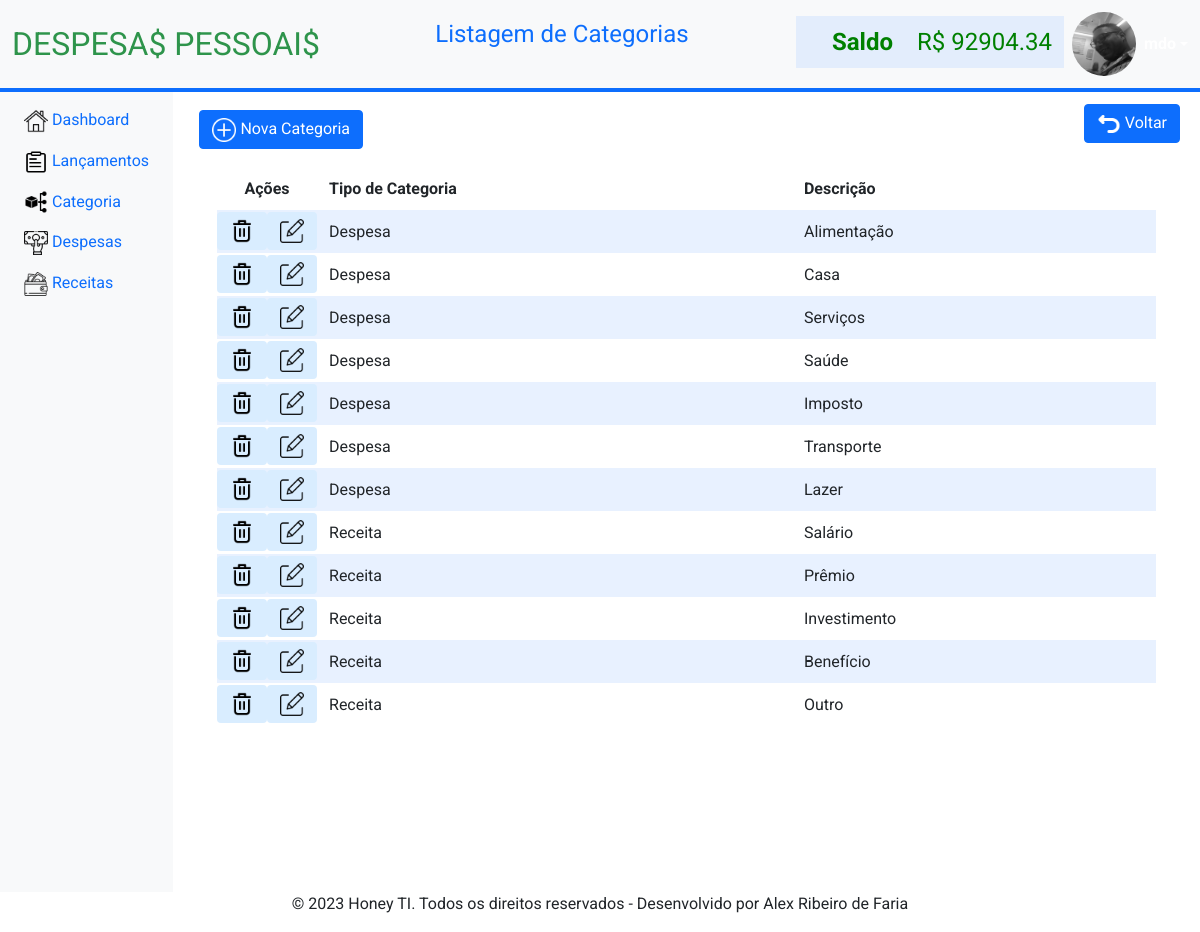
The app's page /categoriaList (signed in) with its own data.
### tables this page shows
CREATE TABLE Categoria (
  id INTEGER PRIMARY KEY AUTOINCREMENT  NOT NULL,
  idUsuario INTEGER NOT NULL,
  idTipoCategoria INTEGER NOT NULL,
  descricao TEXT NOT NULL);

CREATE TABLE TipoCategoria (
  id INTEGER PRIMARY KEY AUTOINCREMENT  NOT NULL,
  descricao TEXT);

### app.py (the view)
@app.route("/categoriaList", methods=["GET", "POST"])
@login_required
def categoriaList():
        sql = "Select c.id, tc.descricao as tipo, c.descricao From Categoria c Inner Join TipoCategoria tc on c.idTipoCategoria = tc.id where c.idUsuario = ?;"
        dados = db.execute(sql, session["user_id"])
        return render_template("categoriaList.html", dados=dados, saldo=getSaldo(session["user_id"]))

### app.py (called while the page is built)
@app.after_request
def after_request(response):
    response.headers["Cache-Control"] = "no-cache, no-store, must-revalidate"
    response.headers["Expires"] = 0
    response.headers["Pragma"] = "no-cache"
    return response

def getSaldo(idUsuario):
    sqlSaldoDespesa = "select (CASE (select count(1) from despesa where idUsuario = ?) WHEN 0 THEN 0 ELSE sum(valor) END) as saldo from despesa  where idUsuario = ?;"
    sqlSaldoReceita = "select (CASE (select count(1) from Receita where idUsuario = ?) WHEN 0 THEN 0 ELSE sum(valor) END) as saldo from Receita  where idUsuario = ?;"
    saldoDespesa = db.execute(sqlSaldoDespesa, idUsuario, idUsuario)
    saldoReceita = db.execute(sqlSaldoReceita, idUsuario, idUsuario)
    saldoDespesa = saldoDespesa[0]['saldo']
    saldoReceita = saldoReceita[0]['saldo']
    saldo = saldoReceita - saldoDespesa
    saldo = round(saldo, 2)
    return saldo

### helpers.py (called while the page is built)
def login_required(f):
    @wraps(f)
    def decorated_function(*args, **kwargs):
        if session.get("user_id") is None:
            return redirect("/login")
        return f(*args, **kwargs)
    return decorated_function

### templates/categoriaList.html (shortened to what this page needs)
{% extends "layout.html" %}
{% block saldo %}
<div class="d-flex" style="width:100%">
    <div class="titulo p-2 flex-grow-1 text-center">Listagem de Categorias</div>
    <div class="p-2 ">
        <table >
            <tr>
                <td colspan="6"></td>
                {% if saldo < 0 %}
                <th id="thSaldo" class="saldoRed">Saldo</th>
                <td id="tdSaldo" class="saldoRed">R$ {{ saldo }}</td>
                {% else %}
                <th id="thSaldo" class="saldoGreen">Saldo</th>
                <td id="tdSaldo" class="saldoGreen">R$ {{ saldo }}</td>
                {% endif%}
            </tr>
        </table>
    </div>
</div>
{% endblock %}
{% block main %}
{% block barraFerramenta%}
<div class="d-flex" style="width:100%">
    <div class="titulo p-2 text-start flex-grow-1 ">
        <button id="btnNewCategoria" onclick="handleNewCategoria()" data-bs-toggle="tooltip" data-bs-placement="top"  title="Criar uma nova categoria"  class="btn btn-primary btnBarraFerramenta">
            <img class="iconImg" src="/static/img/plus.png" /> Nova Categoria
        </button>
        </div>
    <div class="p-2 align-items-end ">
        <button id="btnVoltar" onclick="location.href = document.referrer;" class="btn btn-primary">
            <img class="iconImg" src="/static/img/voltar.png" /> Voltar
         </button>
    </div>
</div>
{% endblock %}
<form>
    <div class="section">
        <table id="tableCategoria">
            <thead>
                <tr>
                    <th colspan="2"
                        style="text-align: center;align-items: center;width:auto; padding:1px;rem;vertical-align:middle;">
                        Ações
                    </th>
                    <th>Tipo de Categoria</th>
                    <th>Descrição</th>
                </tr>
            </thead>
            <tbody>
                {% for categoria in dados %}
                <tr id="tr_{{ categoria.id }}">
                    <td style="width:6px;padding:0px;vertical-align: middle;"><button type="button" data-bs-toggle="tooltip"
                            data-bs-placement="top" title="Deletar Categoria" onclick="handleDelete(this, {{ categoria.id }})">
                            <img class="iconImg" src="/static/img/delete.png" /> </button></td>
                    <td style="width:6px;padding:0px;vertical-align: middle;"><button type="button" data-bs-toggle="tooltip"
                            data-bs-placement="top" title="Editar Categoria" onclick="handleEdit({{ categoria.id }})"><img
                                class="iconImg" src="/static/img/edit.png" />
                        </button></td>
                    <td>{{categoria.tipo }}</td>
                    <td>{{categoria.descricao }}</td>
                </tr>
                {% endfor %}
        </table>
    </div>
</form>
{% endblock %}

### static/styles.css (style rules this page uses)
body { font-family: 'Roboto'; font-size: 1rem; }
.section { padding-bottom: 0.2rem; padding-left: 2rem; padding-right: 2rem; padding-top: 0.2rem; text-align: left; width: 100%; align-items: center; }
table { background-color: transparent; margin-bottom: 0.25rem; width: 100%; }
table th, table td { padding: 0.75rem; vertical-align: middle; }
tbody tr:nth-of-type(odd) { background-color: rgb(179, 208, 255, 0.3) }
button, input[type="submit"] { background-color: #d9edff; border: 1px solid transparent; border-radius: 0.25rem; font-size: 0.95rem; font-weight: 400; line-height: 1.5; padding: 0.375rem 0.75rem; text-align: center; transition: color 0.15s ease-in-out, background-color 0.15s ease-in-out, border-color 0.15s ease-in-out, box-shadow 0.15s ease-in-out; vertical-align: middle; }
.btnBarraFerramenta { margin: 0.4rem; }
.iconImg { max-width:1.5rem; max-height:1.5rem; width: auto; height: auto; }
.titulo { font-size: 1.5rem; color:#0d6efd;; }
.saldoGreen { font-size: 1.5rem; color:green; }

### records on screen
Categoria: tipo "Despesa", descricao "Alimentação"
Categoria: tipo "Despesa", descricao "Casa"
Categoria: tipo "Despesa", descricao "Serviços"
Categoria: tipo "Despesa", descricao "Saúde"
Categoria: tipo "Despesa", descricao "Imposto"
Categoria: tipo "Despesa", descricao "Transporte"
Categoria: tipo "Despesa", descricao "Lazer"
Categoria: tipo "Receita", descricao "Salário"
Categoria: tipo "Receita", descricao "Prêmio"
Categoria: tipo "Receita", descricao "Investimento"
Categoria: tipo "Receita", descricao "Benefício"
Categoria: tipo "Receita", descricao "Outro"

### other values on screen
{{ saldo }} "92904.34"
